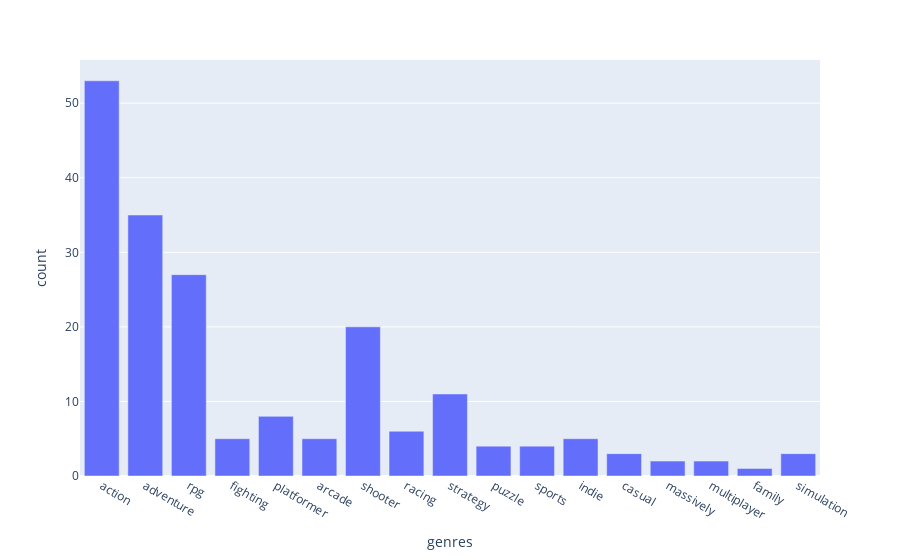

Notebook cell for this chart:
### Code cell
import plotly.express as px

fig = px.bar(top_100_v2, x="genres", y='count')
fig.show()

### Figure 1 — Plotly figure (JSON) as saved in the notebook; plotly's stock layout.template omitted (floating-point values rounded to 4 significant figures)
{"data": [{"alignmentgroup": "True", "hovertemplate": "genres=%{x}<br>count=%{y}<extra></extra>", "legendgroup": "", "marker": {"color": "#636efa"}, "name": "", "offsetgroup": "", "orientation": "v", "showlegend": false, "textposition": "auto", "type": "bar", "x": ["action", "adventure", "rpg", "fighting", "platformer", "arcade", "shooter", "racing", "strategy", "puzzle", "sports", "indie", "casual", "massively", "multiplayer", "family", "simulation"], "xaxis": "x", "y": [53, 35, 27, 5, 8, 5, 20, 6, 11, 4, 4, 5, 3, 2, 2, 1, 3], "yaxis": "y"}], "layout": {"barmode": "relative", "legend": {"tracegroupgap": 0}, "margin": {"t": 60}, "xaxis": {"anchor": "y", "domain": [0, 1], "title": {"text": "genres"}}, "yaxis": {"anchor": "x", "domain": [0, 1], "title": {"text": "count"}}}}
